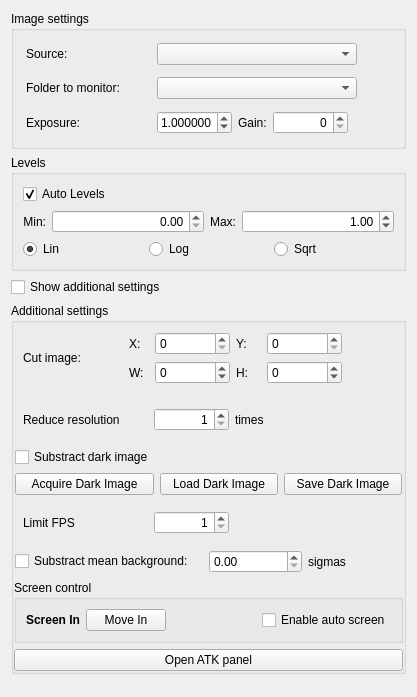
<?xml version="1.0" encoding="UTF-8"?>
<ui version="4.0">
 <class>SettingsWidget</class>
 <widget class="QWidget" name="SettingsWidget">
  <property name="geometry">
   <rect>
    <x>0</x>
    <y>0</y>
    <width>417</width>
    <height>697</height>
   </rect>
  </property>
  <property name="minimumSize">
   <size>
    <width>0</width>
    <height>0</height>
   </size>
  </property>
  <property name="maximumSize">
   <size>
    <width>457</width>
    <height>16777215</height>
   </size>
  </property>
  <property name="windowTitle">
   <string>Form</string>
  </property>
  <layout class="QVBoxLayout" name="verticalLayout_2">
   <item>
    <widget class="QGroupBox" name="groupBox">
     <property name="title">
      <string>Image settings</string>
     </property>
     <layout class="QVBoxLayout" name="verticalLayout_3">
      <item>
       <widget class="QFrame" name="frame_source">
        <property name="frameShape">
         <enum>QFrame::NoFrame</enum>
        </property>
        <property name="frameShadow">
         <enum>QFrame::Raised</enum>
        </property>
        <layout class="QHBoxLayout" name="horizontalLayout_5">
         <property name="margin">
          <number>3</number>
         </property>
         <item>
          <widget class="QLabel" name="label_26">
           <property name="minimumSize">
            <size>
             <width>125</width>
             <height>0</height>
            </size>
           </property>
           <property name="text">
            <string>Source:</string>
           </property>
          </widget>
         </item>
         <item>
          <widget class="QComboBox" name="cmb_source">
           <property name="minimumSize">
            <size>
             <width>200</width>
             <height>0</height>
            </size>
           </property>
          </widget>
         </item>
         <item>
          <spacer name="horizontalSpacer_14">
           <property name="orientation">
            <enum>Qt::Horizontal</enum>
           </property>
           <property name="sizeHint" stdset="0">
            <size>
             <width>40</width>
             <height>20</height>
            </size>
           </property>
          </spacer>
         </item>
        </layout>
       </widget>
      </item>
      <item>
       <widget class="QFrame" name="frame_folder">
        <property name="frameShape">
         <enum>QFrame::NoFrame</enum>
        </property>
        <property name="frameShadow">
         <enum>QFrame::Raised</enum>
        </property>
        <layout class="QHBoxLayout" name="horizontalLayout_4">
         <property name="margin">
          <number>3</number>
         </property>
         <item>
          <widget class="QLabel" name="label_23">
           <property name="minimumSize">
            <size>
             <width>125</width>
             <height>0</height>
            </size>
           </property>
           <property name="text">
            <string>Folder to monitor:</string>
           </property>
          </widget>
         </item>
         <item>
          <widget class="QComboBox" name="cmb_path">
           <property name="minimumSize">
            <size>
             <width>200</width>
             <height>0</height>
            </size>
           </property>
          </widget>
         </item>
         <item>
          <spacer name="horizontalSpacer_9">
           <property name="orientation">
            <enum>Qt::Horizontal</enum>
           </property>
           <property name="sizeHint" stdset="0">
            <size>
             <width>40</width>
             <height>20</height>
            </size>
           </property>
          </spacer>
         </item>
        </layout>
       </widget>
      </item>
      <item>
       <widget class="QFrame" name="frame_exposure">
        <property name="frameShape">
         <enum>QFrame::NoFrame</enum>
        </property>
        <property name="frameShadow">
         <enum>QFrame::Raised</enum>
        </property>
        <layout class="QHBoxLayout" name="horizontalLayout_6">
         <property name="margin">
          <number>3</number>
         </property>
         <item>
          <widget class="QLabel" name="label">
           <property name="minimumSize">
            <size>
             <width>125</width>
             <height>0</height>
            </size>
           </property>
           <property name="text">
            <string>Exposure:</string>
           </property>
          </widget>
         </item>
         <item>
          <widget class="QDoubleSpinBox" name="sb_exposure">
           <property name="minimumSize">
            <size>
             <width>75</width>
             <height>0</height>
            </size>
           </property>
           <property name="maximumSize">
            <size>
             <width>75</width>
             <height>16777215</height>
            </size>
           </property>
           <property name="alignment">
            <set>Qt::AlignRight|Qt::AlignTrailing|Qt::AlignVCenter</set>
           </property>
           <property name="decimals">
            <number>6</number>
           </property>
           <property name="minimum">
            <double>0.000001000000000</double>
           </property>
           <property name="value">
            <double>1.000000000000000</double>
           </property>
          </widget>
         </item>
         <item>
          <widget class="QLabel" name="label_3">
           <property name="text">
            <string>Gain:</string>
           </property>
          </widget>
         </item>
         <item>
          <widget class="QSpinBox" name="sb_gain">
           <property name="minimumSize">
            <size>
             <width>75</width>
             <height>0</height>
            </size>
           </property>
           <property name="alignment">
            <set>Qt::AlignRight|Qt::AlignTrailing|Qt::AlignVCenter</set>
           </property>
           <property name="maximum">
            <number>22</number>
           </property>
          </widget>
         </item>
         <item>
          <spacer name="horizontalSpacer_6">
           <property name="orientation">
            <enum>Qt::Horizontal</enum>
           </property>
           <property name="sizeHint" stdset="0">
            <size>
             <width>40</width>
             <height>20</height>
            </size>
           </property>
          </spacer>
         </item>
        </layout>
       </widget>
      </item>
     </layout>
    </widget>
   </item>
   <item>
    <widget class="QGroupBox" name="groupBox_4">
     <property name="title">
      <string>Levels</string>
     </property>
     <layout class="QVBoxLayout" name="vl_levels">
      <item>
       <widget class="QCheckBox" name="chk_auto_levels">
        <property name="text">
         <string>Auto Levels</string>
        </property>
        <property name="checked">
         <bool>true</bool>
        </property>
       </widget>
      </item>
      <item>
       <layout class="QHBoxLayout" name="horizontalLayout_11">
        <item>
         <widget class="QLabel" name="label_2">
          <property name="text">
           <string>Min:</string>
          </property>
          <property name="alignment">
           <set>Qt::AlignRight|Qt::AlignTrailing|Qt::AlignVCenter</set>
          </property>
         </widget>
        </item>
        <item>
         <widget class="QDoubleSpinBox" name="sb_min_level">
          <property name="sizePolicy">
           <sizepolicy hsizetype="Expanding" vsizetype="Fixed">
            <horstretch>0</horstretch>
            <verstretch>0</verstretch>
           </sizepolicy>
          </property>
          <property name="alignment">
           <set>Qt::AlignRight|Qt::AlignTrailing|Qt::AlignVCenter</set>
          </property>
          <property name="maximum">
           <double>300.000000000000000</double>
          </property>
         </widget>
        </item>
        <item>
         <widget class="QLabel" name="label_4">
          <property name="text">
           <string>Max:</string>
          </property>
          <property name="alignment">
           <set>Qt::AlignRight|Qt::AlignTrailing|Qt::AlignVCenter</set>
          </property>
         </widget>
        </item>
        <item>
         <widget class="QDoubleSpinBox" name="sb_max_level">
          <property name="sizePolicy">
           <sizepolicy hsizetype="Expanding" vsizetype="Fixed">
            <horstretch>0</horstretch>
            <verstretch>0</verstretch>
           </sizepolicy>
          </property>
          <property name="alignment">
           <set>Qt::AlignRight|Qt::AlignTrailing|Qt::AlignVCenter</set>
          </property>
          <property name="maximum">
           <double>300.000000000000000</double>
          </property>
          <property name="value">
           <double>1.000000000000000</double>
          </property>
         </widget>
        </item>
       </layout>
      </item>
      <item>
       <layout class="QHBoxLayout" name="horizontalLayout_13">
        <item>
         <widget class="QRadioButton" name="rb_lin_level">
          <property name="text">
           <string>Lin</string>
          </property>
          <property name="checked">
           <bool>true</bool>
          </property>
          <attribute name="buttonGroup">
           <string notr="true">bg_level</string>
          </attribute>
         </widget>
        </item>
        <item>
         <widget class="QRadioButton" name="rb_log_level">
          <property name="text">
           <string>Log</string>
          </property>
          <attribute name="buttonGroup">
           <string notr="true">bg_level</string>
          </attribute>
         </widget>
        </item>
        <item>
         <widget class="QRadioButton" name="rb_sqrt_level">
          <property name="text">
           <string>Sqrt</string>
          </property>
          <attribute name="buttonGroup">
           <string notr="true">bg_level</string>
          </attribute>
         </widget>
        </item>
       </layout>
      </item>
     </layout>
    </widget>
   </item>
   <item>
    <widget class="QCheckBox" name="chk_additional_settings">
     <property name="text">
      <string>Show additional settings</string>
     </property>
    </widget>
   </item>
   <item>
    <widget class="QGroupBox" name="gb_ext_settings">
     <property name="title">
      <string>Additional settings</string>
     </property>
     <property name="checkable">
      <bool>false</bool>
     </property>
     <layout class="QVBoxLayout" name="verticalLayout">
      <property name="spacing">
       <number>6</number>
      </property>
      <property name="margin">
       <number>0</number>
      </property>
      <item>
       <widget class="QFrame" name="frame_Cut">
        <layout class="QGridLayout" name="gridLayout">
         <item row="0" column="5">
          <spacer name="horizontalSpacer_8">
           <property name="orientation">
            <enum>Qt::Horizontal</enum>
           </property>
           <property name="sizeHint" stdset="0">
            <size>
             <width>40</width>
             <height>20</height>
            </size>
           </property>
          </spacer>
         </item>
         <item row="1" column="4">
          <widget class="QSpinBox" name="sb_view_h">
           <property name="minimum">
            <number>-1</number>
           </property>
           <property name="maximum">
            <number>9999</number>
           </property>
           <property name="singleStep">
            <number>4</number>
           </property>
          </widget>
         </item>
         <item row="0" column="0" rowspan="2">
          <widget class="QLabel" name="label_22">
           <property name="minimumSize">
            <size>
             <width>100</width>
             <height>0</height>
            </size>
           </property>
           <property name="text">
            <string>Cut image:</string>
           </property>
          </widget>
         </item>
         <item row="1" column="2">
          <widget class="QSpinBox" name="sb_view_w">
           <property name="minimum">
            <number>-1</number>
           </property>
           <property name="maximum">
            <number>9999</number>
           </property>
           <property name="singleStep">
            <number>4</number>
           </property>
          </widget>
         </item>
         <item row="0" column="1">
          <widget class="QLabel" name="label_19">
           <property name="minimumSize">
            <size>
             <width>20</width>
             <height>0</height>
            </size>
           </property>
           <property name="text">
            <string>X:</string>
           </property>
          </widget>
         </item>
         <item row="0" column="4">
          <widget class="QSpinBox" name="sb_view_y">
           <property name="minimumSize">
            <size>
             <width>75</width>
             <height>0</height>
            </size>
           </property>
           <property name="maximum">
            <number>9999</number>
           </property>
           <property name="singleStep">
            <number>4</number>
           </property>
          </widget>
         </item>
         <item row="1" column="3">
          <widget class="QLabel" name="label_28">
           <property name="text">
            <string>H:</string>
           </property>
          </widget>
         </item>
         <item row="0" column="3">
          <widget class="QLabel" name="label_20">
           <property name="minimumSize">
            <size>
             <width>25</width>
             <height>0</height>
            </size>
           </property>
           <property name="text">
            <string>Y:</string>
           </property>
          </widget>
         </item>
         <item row="0" column="2">
          <widget class="QSpinBox" name="sb_view_x">
           <property name="minimumSize">
            <size>
             <width>75</width>
             <height>0</height>
            </size>
           </property>
           <property name="maximum">
            <number>9999</number>
           </property>
           <property name="singleStep">
            <number>4</number>
           </property>
          </widget>
         </item>
         <item row="1" column="1">
          <widget class="QLabel" name="label_27">
           <property name="text">
            <string>W:</string>
           </property>
          </widget>
         </item>
        </layout>
       </widget>
      </item>
      <item>
       <widget class="QFrame" name="frame_reduce">
        <layout class="QHBoxLayout" name="horizontalLayout_9">
         <item>
          <widget class="QLabel" name="lbFps_2">
           <property name="minimumSize">
            <size>
             <width>125</width>
             <height>0</height>
            </size>
           </property>
           <property name="text">
            <string>Reduce resolution</string>
           </property>
          </widget>
         </item>
         <item>
          <widget class="QSpinBox" name="sb_reduce">
           <property name="minimumSize">
            <size>
             <width>75</width>
             <height>0</height>
            </size>
           </property>
           <property name="alignment">
            <set>Qt::AlignRight|Qt::AlignTrailing|Qt::AlignVCenter</set>
           </property>
           <property name="minimum">
            <number>1</number>
           </property>
          </widget>
         </item>
         <item>
          <widget class="QLabel" name="lbFps_3">
           <property name="text">
            <string>times</string>
           </property>
          </widget>
         </item>
         <item>
          <spacer name="horizontalSpacer_11">
           <property name="orientation">
            <enum>Qt::Horizontal</enum>
           </property>
           <property name="sizeHint" stdset="0">
            <size>
             <width>40</width>
             <height>20</height>
            </size>
           </property>
          </spacer>
         </item>
        </layout>
       </widget>
      </item>
      <item>
       <widget class="QFrame" name="frame_dark_Image">
        <layout class="QGridLayout" name="gridLayout_2">
         <property name="margin">
          <number>1</number>
         </property>
         <item row="0" column="0">
          <widget class="QCheckBox" name="chk_dark_image">
           <property name="text">
            <string>Substract dark image</string>
           </property>
          </widget>
         </item>
         <item row="1" column="0">
          <widget class="QPushButton" name="but_acq_dark_image">
           <property name="text">
            <string>Acquire Dark Image</string>
           </property>
          </widget>
         </item>
         <item row="1" column="1">
          <widget class="QPushButton" name="but_load_dark_image">
           <property name="text">
            <string>Load Dark Image</string>
           </property>
          </widget>
         </item>
         <item row="1" column="2">
          <widget class="QPushButton" name="but_save_dark_image">
           <property name="text">
            <string>Save Dark Image</string>
           </property>
          </widget>
         </item>
        </layout>
       </widget>
      </item>
      <item>
       <widget class="QFrame" name="frame_FPS">
        <layout class="QHBoxLayout" name="layout_FPS">
         <item>
          <widget class="QLabel" name="lbFps">
           <property name="minimumSize">
            <size>
             <width>125</width>
             <height>0</height>
            </size>
           </property>
           <property name="text">
            <string>Limit FPS</string>
           </property>
          </widget>
         </item>
         <item>
          <widget class="QSpinBox" name="sb_FPS">
           <property name="minimumSize">
            <size>
             <width>75</width>
             <height>0</height>
            </size>
           </property>
           <property name="alignment">
            <set>Qt::AlignRight|Qt::AlignTrailing|Qt::AlignVCenter</set>
           </property>
           <property name="minimum">
            <number>1</number>
           </property>
          </widget>
         </item>
         <item>
          <spacer name="horizontalSpacer_10">
           <property name="orientation">
            <enum>Qt::Horizontal</enum>
           </property>
           <property name="sizeHint" stdset="0">
            <size>
             <width>40</width>
             <height>20</height>
            </size>
           </property>
          </spacer>
         </item>
        </layout>
       </widget>
      </item>
      <item>
       <widget class="QFrame" name="frame_background">
        <layout class="QGridLayout" name="gridLayout_3">
         <property name="margin">
          <number>1</number>
         </property>
         <item row="0" column="0" colspan="2">
          <widget class="QCheckBox" name="chk_background">
           <property name="text">
            <string>Substract mean background:</string>
           </property>
          </widget>
         </item>
         <item row="0" column="3">
          <widget class="QLabel" name="label_6">
           <property name="text">
            <string>sigmas</string>
           </property>
          </widget>
         </item>
         <item row="0" column="2">
          <widget class="QDoubleSpinBox" name="dsb_sigmas"/>
         </item>
        </layout>
       </widget>
      </item>
      <item>
       <widget class="QGroupBox" name="gb_screen_motor">
        <property name="title">
         <string>Screen control</string>
        </property>
        <layout class="QHBoxLayout" name="horizontalLayout_2">
         <item>
          <widget class="QLabel" name="lb_screen_status">
           <property name="font">
            <font>
             <weight>75</weight>
             <bold>true</bold>
            </font>
           </property>
           <property name="text">
            <string>Screen In</string>
           </property>
          </widget>
         </item>
         <item>
          <widget class="QPushButton" name="but_in_out">
           <property name="minimumSize">
            <size>
             <width>50</width>
             <height>0</height>
            </size>
           </property>
           <property name="text">
            <string>Move In</string>
           </property>
          </widget>
         </item>
         <item>
          <spacer name="horizontalSpacer_5">
           <property name="orientation">
            <enum>Qt::Horizontal</enum>
           </property>
           <property name="sizeHint" stdset="0">
            <size>
             <width>40</width>
             <height>20</height>
            </size>
           </property>
          </spacer>
         </item>
         <item>
          <spacer name="horizontalSpacer_2">
           <property name="orientation">
            <enum>Qt::Horizontal</enum>
           </property>
           <property name="sizeHint" stdset="0">
            <size>
             <width>40</width>
             <height>20</height>
            </size>
           </property>
          </spacer>
         </item>
         <item>
          <widget class="QCheckBox" name="chk_auto_screen">
           <property name="text">
            <string>Enable auto screen</string>
           </property>
          </widget>
         </item>
        </layout>
       </widget>
      </item>
      <item>
       <widget class="QPushButton" name="tbAllParams">
        <property name="text">
         <string>Open ATK panel</string>
        </property>
       </widget>
      </item>
     </layout>
    </widget>
   </item>
   <item>
    <spacer name="verticalSpacer">
     <property name="orientation">
      <enum>Qt::Vertical</enum>
     </property>
     <property name="sizeHint" stdset="0">
      <size>
       <width>20</width>
       <height>40</height>
      </size>
     </property>
    </spacer>
   </item>
   <item>
    <spacer name="verticalSpacer_2">
     <property name="orientation">
      <enum>Qt::Vertical</enum>
     </property>
     <property name="sizeHint" stdset="0">
      <size>
       <width>20</width>
       <height>40</height>
      </size>
     </property>
    </spacer>
   </item>
  </layout>
 </widget>
 <resources/>
 <connections/>
 <buttongroups>
  <buttongroup name="bg_level"/>
 </buttongroups>
</ui>
